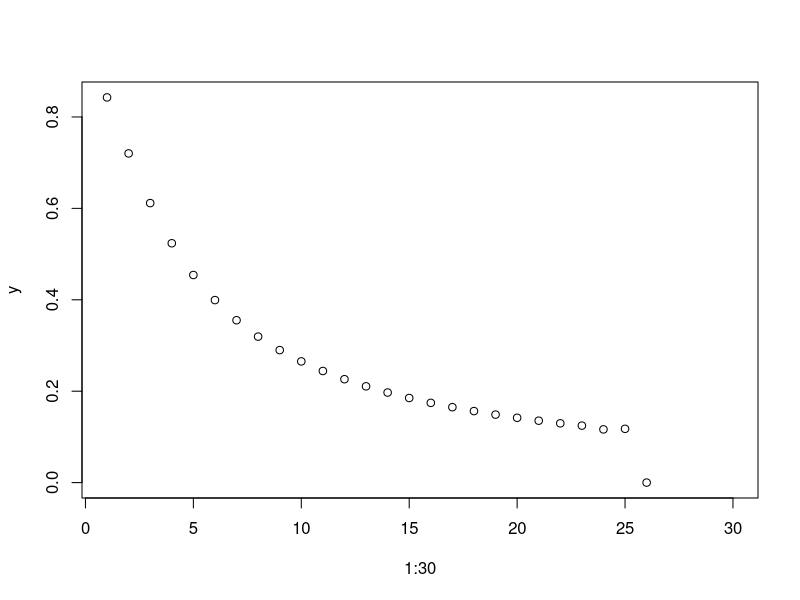

This figure's R source: (Note: this script raises an error after producing the figure.)
# Jan.26th ECON 673
x <- 1
n <- c(0:8)
myExp <- cumsum((x^(n)/factorial(n)))
myExp

# Example
f <- function(x,n) cumsum(x^(0:n)/factorial(0:n))
f(3,10)
f(3,20)-exp(3)

# Example
xn1 <- f(3,30)
y <- (xn1[-1]-exp(3))/(xn1[-31]-exp(3))
plot(1:30,y)
factorial(3)
factorial(30)
3^30/factorial(30)

# Example
myexp <- function(x,eps,maxn)
{
  ex0 <- 1
  n <- 1
  while(TRUE)
  {
    ex1 <- ex0 + x^n / factorial(n)
    crit <- abs(ex0-ex1)
    if(crit < eps)
    {
      mess <- "Converged"
      sol <- ex1
      break
    }
    if(n>maxn)
      {
      mess <- "Dis not converge"
      sol <- ex1
      break
    }
    n <- n+1
    ex0 <- ex1
  }
  cat(mess)
  sol
}
myexp(3, 1e-8, 100)


# Example 
norm
mynorm <- function(x)
  sqrt(sum(x^2))
x <- rnorm(100)
mynorm(x)
  
# Example
A <- matrix()
eigen(A)
eigen(A)$value
abs(eigen(A)$value)







